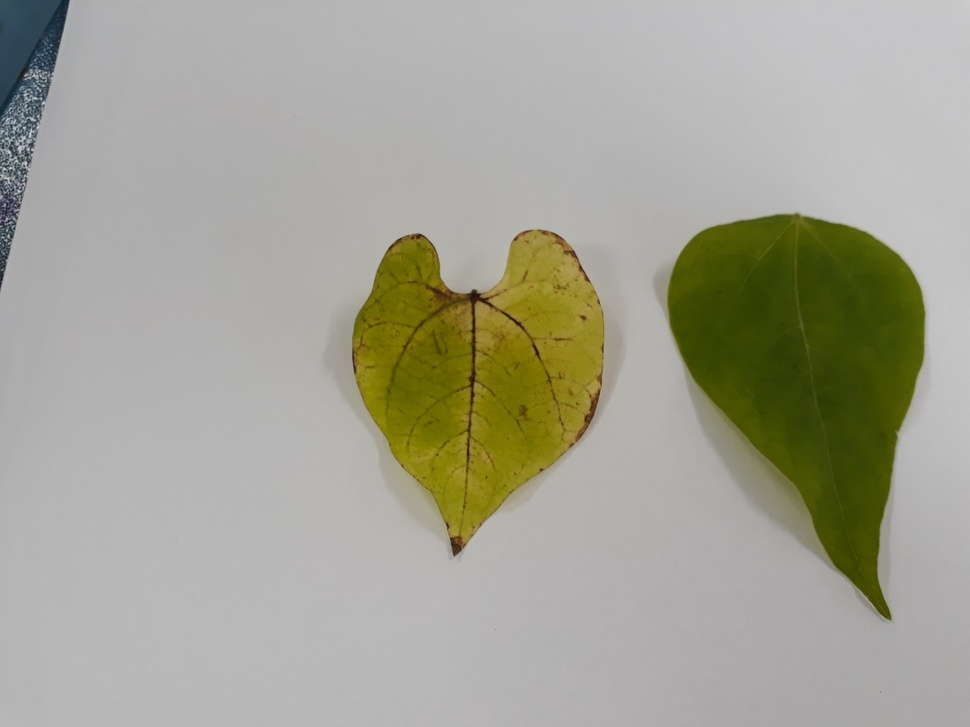
#> input picture Roteiros de Estudo Orientado - REOs/REO 02/AULA_07/trabalho.jpeg, 970 x 727 px, shrunk from 1280 x 960 before the run
$ python aula_07_ex_02.py   (older library calls are emulated)
#> lines starting #> are read from the running program, lines starting #| are printed output that depends on the picture; after the words box and inside, x2 and y2 are one past the last pixel; in counts of white or black regions, pixels touching at a corner belong together
########################################################################################################################
# Lavras - MG
# 02/08/2020
# Universidade Federal de Lavras - UFLA
# Departamento de Biologia
# Programa de Pós Graduação em Genética e Melhoramento de Plantas
# Disciplina: Visão Computacional No Melhoramento de Plantas
# Docente: Vinícius Quintão Carneiro
# E-mail: vinicius.carneiro@ufla.br
# GITHUB: vqcarneiro - https://github.com/VQCarneiro
########################################################################################################################
# PROCEDIMENTO: Filtros de detecção de bordas
########################################################################################################################
# Importar pacotes
import cv2
import numpy as np
from matplotlib import pyplot as plt
########################################################################################################################
# Leitura da imagem

#nome_arquivo = 'mascara.png'
#nome_arquivo = 'segmentada.png'
nome_arquivo = 'trabalho.jpeg'
img = cv2.imread(nome_arquivo,0)
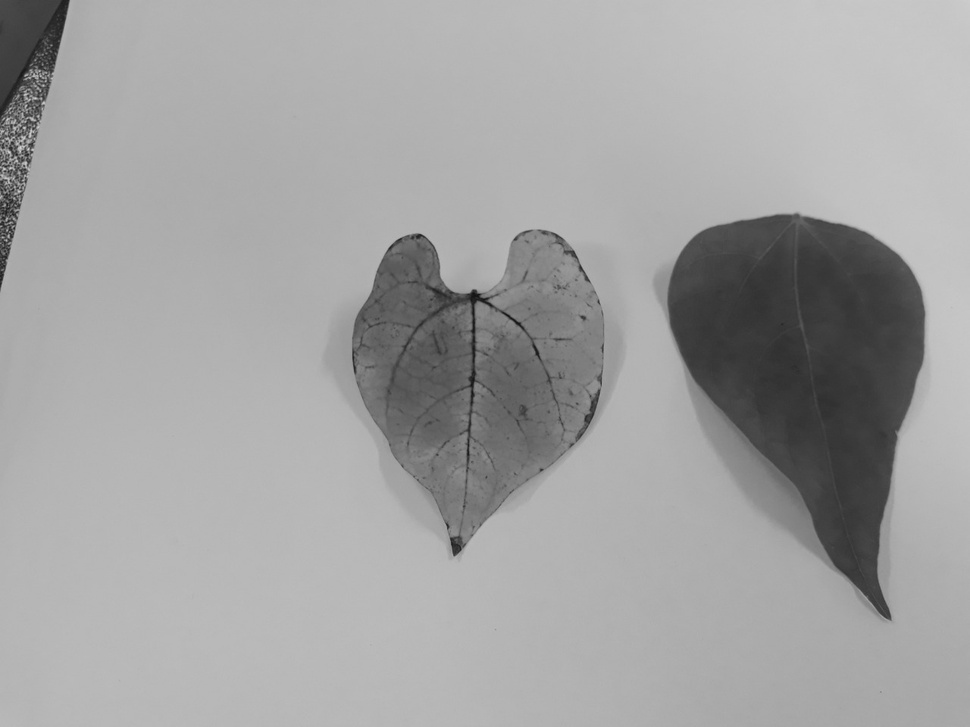
#> img: shape (727, 970); min 17, max 218, mean 162.1
########################################################################################################################
# Filtros
img_l = cv2.Laplacian(img,cv2.CV_64F)
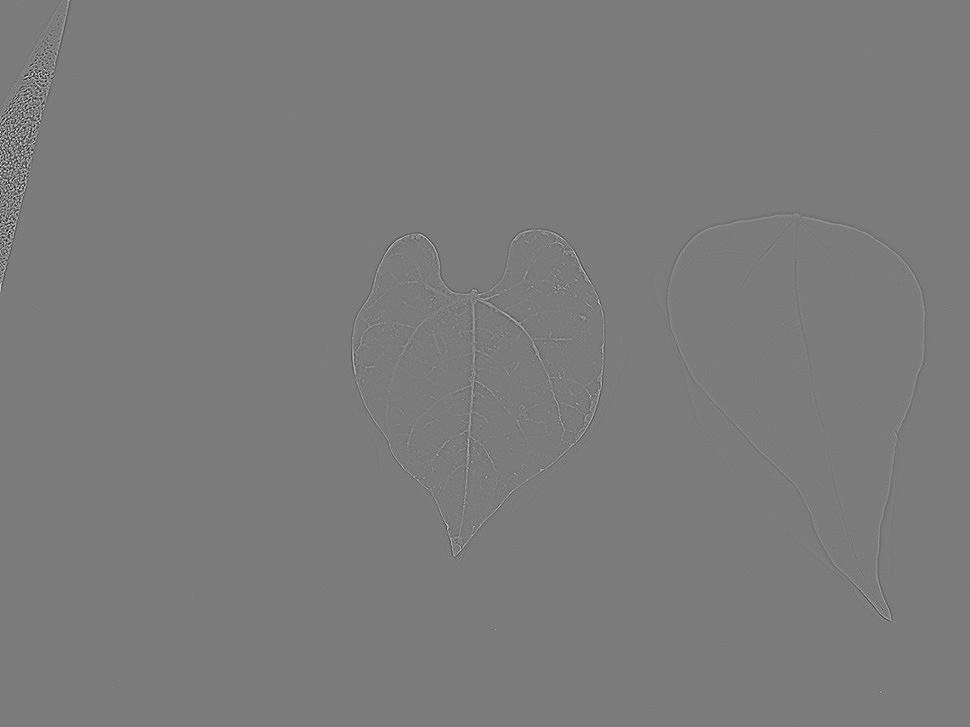
#> img_l: shape (727, 970) float64; min -232, max 246, mean 0; drawn with min black and max white
abs_l64f = np.absolute(img_l)
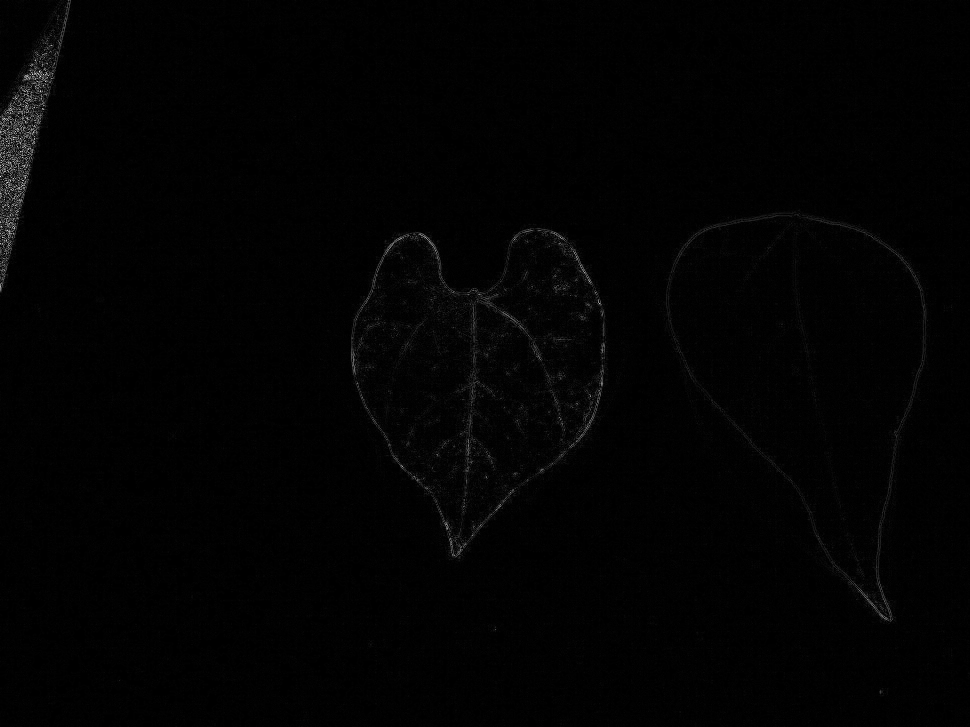
#> abs_l64f: shape (727, 970) float64; min 0, max 246, mean 2.5
img_l = np.uint8(abs_l64f)
img_sx = cv2.Sobel(img,cv2.CV_64F,1,0,ksize=5)
abs_sx64f = np.absolute(img_sx)
img_sx = np.uint8(abs_sx64f)
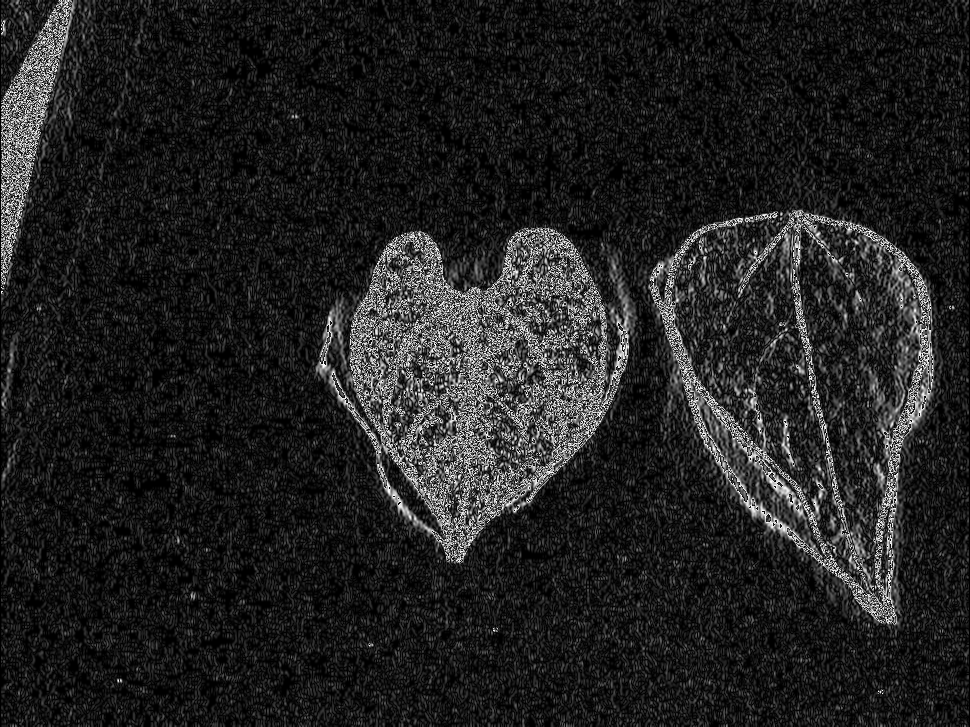
#> img_sx: shape (727, 970); min 0, max 255, mean 33.5
img_sy = cv2.Sobel(img,cv2.CV_64F,0,1,ksize=5)
abs_sy64f = np.absolute(img_sy)
img_sy = np.uint8(abs_sy64f)
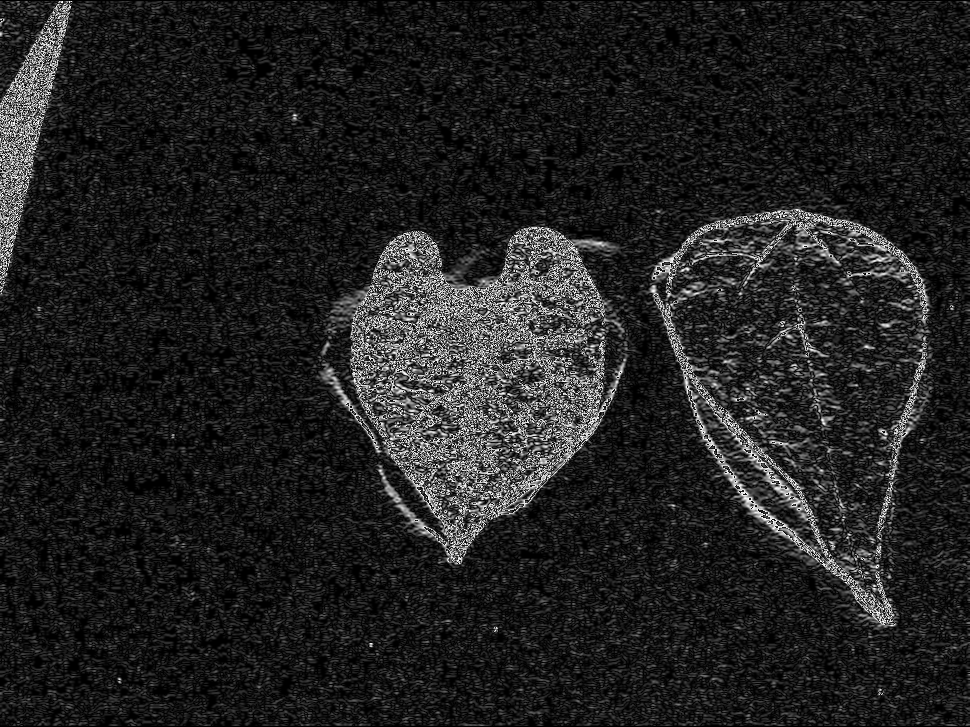
#> img_sy: shape (727, 970); min 0, max 255, mean 33.3

# Detecção de bordas Canny
edges = cv2.Canny(img,100,200)
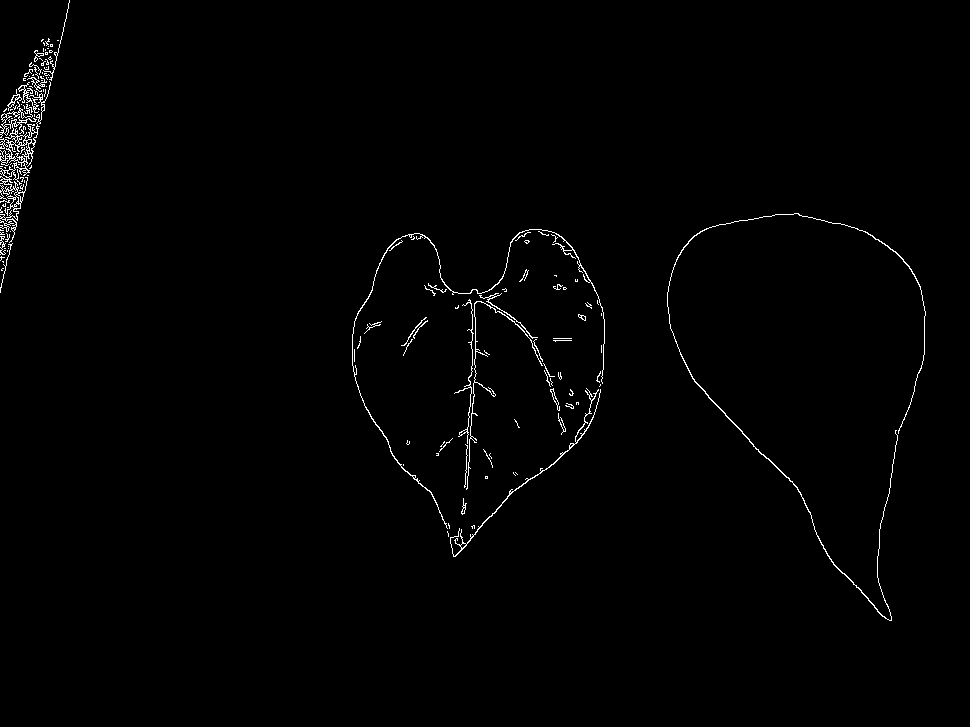
#> edges: shape (727, 970); 0.98% white in thin lines or dots, all inside (x1, y1, x2, y2) = (0, 0, 926, 621)
########################################################################################################################
# Resultados
plt.figure('Transformações Morfológicas')

plt.subplot(2,3,1)
plt.imshow(img,cmap='gray')
plt.xticks([])
plt.yticks([])
plt.title('ORIGINAL')

plt.subplot(2,3,2)
plt.imshow(img_l,cmap='gray')
plt.xticks([])
plt.yticks([])
plt.title('Laplaciano')

plt.subplot(2,3,3)
plt.imshow(img_sx,cmap='gray')
plt.xticks([])
plt.yticks([])
plt.title('Sobel X')

plt.subplot(2,3,4)
plt.imshow(img_sy,cmap='gray')
plt.xticks([])
plt.yticks([])
plt.title('Sobel Y')

plt.subplot(2,3,5)
plt.imshow(edges,cmap='gray')
plt.xticks([])
plt.yticks([])
plt.title('Canny')

plt.show()
